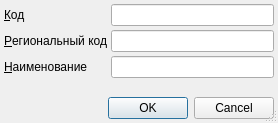
<?xml version="1.0" encoding="UTF-8"?>
<ui version="4.0">
 <class>ItemEditorDialog</class>
 <widget class="QDialog" name="ItemEditorDialog">
  <property name="geometry">
   <rect>
    <x>0</x>
    <y>0</y>
    <width>278</width>
    <height>123</height>
   </rect>
  </property>
  <property name="windowTitle">
   <string>ChangeMe!</string>
  </property>
  <property name="sizeGripEnabled">
   <bool>true</bool>
  </property>
  <layout class="QGridLayout" name="gridLayout">
   <property name="margin">
    <number>4</number>
   </property>
   <property name="spacing">
    <number>4</number>
   </property>
   <item row="0" column="0">
    <widget class="QLabel" name="lblCode">
     <property name="sizePolicy">
      <sizepolicy hsizetype="Maximum" vsizetype="Preferred">
       <horstretch>0</horstretch>
       <verstretch>0</verstretch>
      </sizepolicy>
     </property>
     <property name="text">
      <string>&amp;Код</string>
     </property>
     <property name="buddy">
      <cstring>edtCode</cstring>
     </property>
    </widget>
   </item>
   <item row="0" column="1">
    <widget class="QLineEdit" name="edtCode"/>
   </item>
   <item row="1" column="0">
    <widget class="QLabel" name="lblRegionalCode">
     <property name="sizePolicy">
      <sizepolicy hsizetype="Maximum" vsizetype="Preferred">
       <horstretch>0</horstretch>
       <verstretch>0</verstretch>
      </sizepolicy>
     </property>
     <property name="text">
      <string>&amp;Региональный код</string>
     </property>
     <property name="buddy">
      <cstring>edtRegionalCode</cstring>
     </property>
    </widget>
   </item>
   <item row="1" column="1">
    <widget class="QLineEdit" name="edtRegionalCode"/>
   </item>
   <item row="2" column="0">
    <widget class="QLabel" name="lblName">
     <property name="sizePolicy">
      <sizepolicy hsizetype="Maximum" vsizetype="Preferred">
       <horstretch>0</horstretch>
       <verstretch>0</verstretch>
      </sizepolicy>
     </property>
     <property name="text">
      <string>&amp;Наименование</string>
     </property>
     <property name="buddy">
      <cstring>edtName</cstring>
     </property>
    </widget>
   </item>
   <item row="2" column="1">
    <widget class="QLineEdit" name="edtName"/>
   </item>
   <item row="3" column="0">
    <spacer>
     <property name="orientation">
      <enum>Qt::Vertical</enum>
     </property>
     <property name="sizeHint" stdset="0">
      <size>
       <width>73</width>
       <height>16</height>
      </size>
     </property>
    </spacer>
   </item>
   <item row="4" column="0" colspan="2">
    <widget class="QDialogButtonBox" name="buttonBox">
     <property name="orientation">
      <enum>Qt::Horizontal</enum>
     </property>
     <property name="standardButtons">
      <set>QDialogButtonBox::Cancel|QDialogButtonBox::Ok</set>
     </property>
    </widget>
   </item>
  </layout>
 </widget>
 <tabstops>
  <tabstop>edtCode</tabstop>
  <tabstop>edtRegionalCode</tabstop>
  <tabstop>edtName</tabstop>
  <tabstop>buttonBox</tabstop>
 </tabstops>
 <resources/>
 <connections>
  <connection>
   <sender>buttonBox</sender>
   <signal>accepted()</signal>
   <receiver>ItemEditorDialog</receiver>
   <slot>accept()</slot>
   <hints>
    <hint type="sourcelabel">
     <x>172</x>
     <y>106</y>
    </hint>
    <hint type="destinationlabel">
     <x>117</x>
     <y>106</y>
    </hint>
   </hints>
  </connection>
  <connection>
   <sender>buttonBox</sender>
   <signal>rejected()</signal>
   <receiver>ItemEditorDialog</receiver>
   <slot>reject()</slot>
   <hints>
    <hint type="sourcelabel">
     <x>252</x>
     <y>106</y>
    </hint>
    <hint type="destinationlabel">
     <x>247</x>
     <y>107</y>
    </hint>
   </hints>
  </connection>
 </connections>
</ui>
